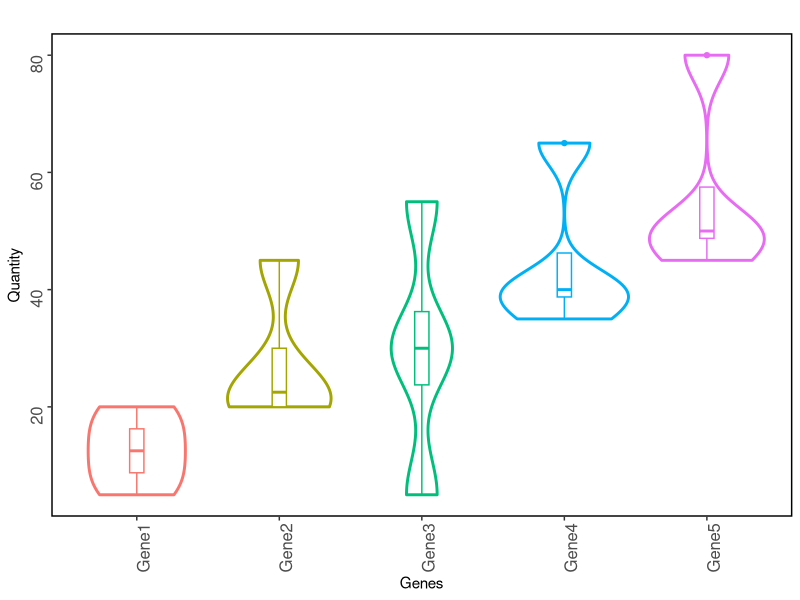

Write the R code that produced this figure.
# Importing package
library(ggplot2)
library(reshape2)

# Reading datasets
data <- read.csv("../Test_Data/dummy_data1.csv", sep=",", header=T)

# Matrix manipulation
mat <- as.matrix(data[, -1])
rownames(mat) <- data$Sample

# Defining image parms
png(file = "violin.png", width=600, height=500)

# Plotting violin plot
ggplot(melt(mat), aes(x=Var2, y=value, group=Var2, color=Var2)) + 
	geom_violin(linewidth=1) + geom_boxplot(width=0.1)+
	theme(panel.background=element_blank(),panel.border = element_rect(colour = "black", fill=NA, linewidth=1 ), 
	axis.text.x = element_text(size = 12, angle = 90),axis.text.y = element_text(size = 12, angle = 90), legend.position = "none")+
	ggtitle(" ")+xlab("Genes")+ylab("Quantity")
	
# Saving image
dev.off()
